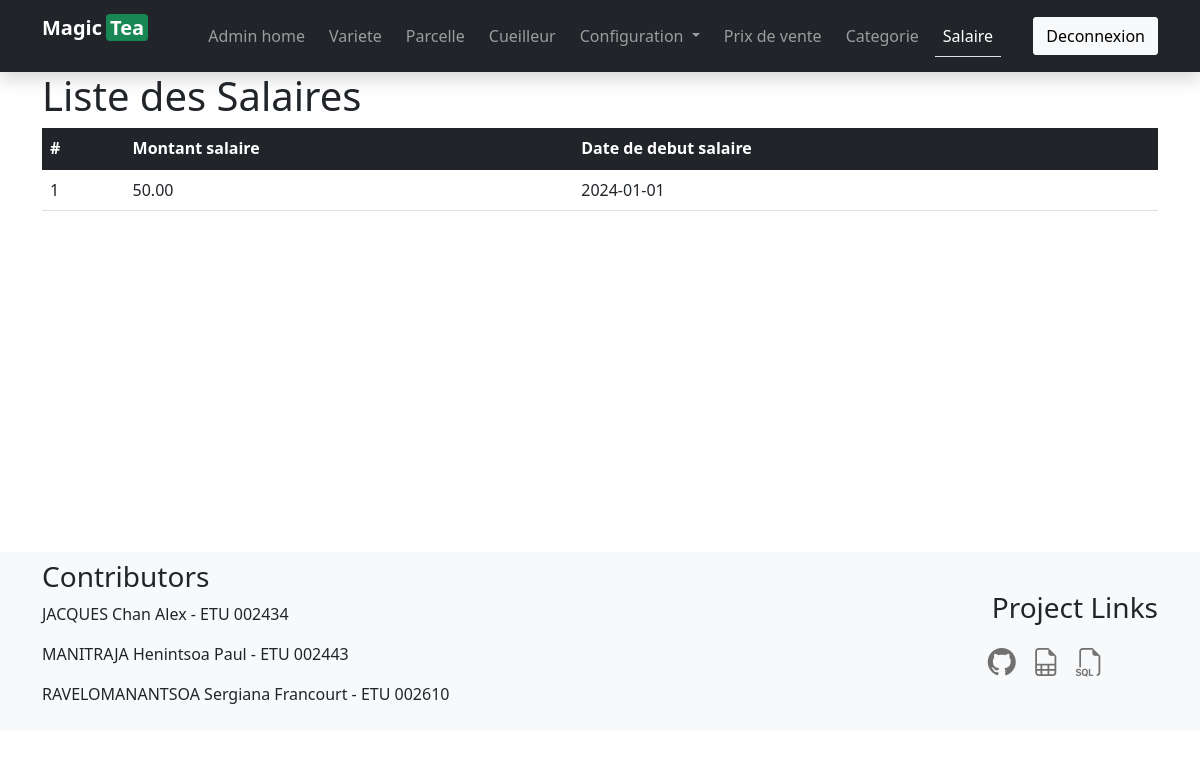
The app's page /pages/admin/read-salaire.php with its own data.
### tables this page shows
CREATE TABLE the_Salaires(
                             idSalaire INT AUTO_INCREMENT,
                             salaire DECIMAL(25,2)   NOT NULL,
                             DateDebutSalaire DATE,
                             PRIMARY KEY(idSalaire)
);

### inc/php/crudFuncts/select.php (called while the page is built, shortened)
<?php
function exeSelect( $connection, $query )
{
    try {
        $result = mysqli_query( $connection, $query );
        $utilisateurs = [];
        while ( $row = mysqli_fetch_assoc( $result ) ) {
            $utilisateurs[] = $row;
        }
        return $utilisateurs;
    }
    catch ( Exception $e ) {
        error_log( $e->getMessage() );
        echo "An error occurred: " . htmlspecialchars( $e->getMessage() );
    }
    return null;
}
function getAllRows( $connection, $tableName )
{
    if ( isset( $connection ) && isset( $tableName ) ) {
        $query = "SELECT * FROM $tableName";
        return exeSelect( $connection, $query );
    } else {
        echo "connection OR tableName cannot be null!";
        return null;
    }
}
function getAllSalaires( $connection )
{
    return getAllRows( $connection, "the_salaires" );
}

### pages/admin/read-salaire.php (the view, shortened to what this page needs)
<?php
include "static/header.php";
require_once '../../inc/php/crudFuncts/select.php';
$connection = db_connect();
$salaires = getAllSalaires($connection);
closeConnection($connection);?>
<div class="main min-height-style">
        <div class="container">
            <h1>Liste des Salaires</h1>
            <table class="table table-hover">
                <thead class="table-dark">
                  <tr>
                    <th scope="col">#</th>
                    <th scope="col">Montant salaire</th>
                    <th scope="col">Date de debut salaire</th>
                  </tr>
                </thead>
                <tbody>
    <?php for ($i=0; $i < count($salaires); $i++) { ?>
              <tr>
                  <td> <?= $salaires[$i]['idSalaire']?> </td>
                  <td> <?= $salaires[$i]['salaire']?> </td>
                  <td> <?= $salaires[$i]['DateDebutSalaire']?> </td>
              </tr>
    <?php }?>
                </tbody>
              </table>
        </div>
    </div>
<?php
include "static/footer.php";
?>

### assets/style.css (style rules this page uses)
.min-height-style { min-height: 60vh; }

### records on screen
the_salaires: idSalaire "1", salaire "50.00", DateDebutSalaire "2024-01-01"
